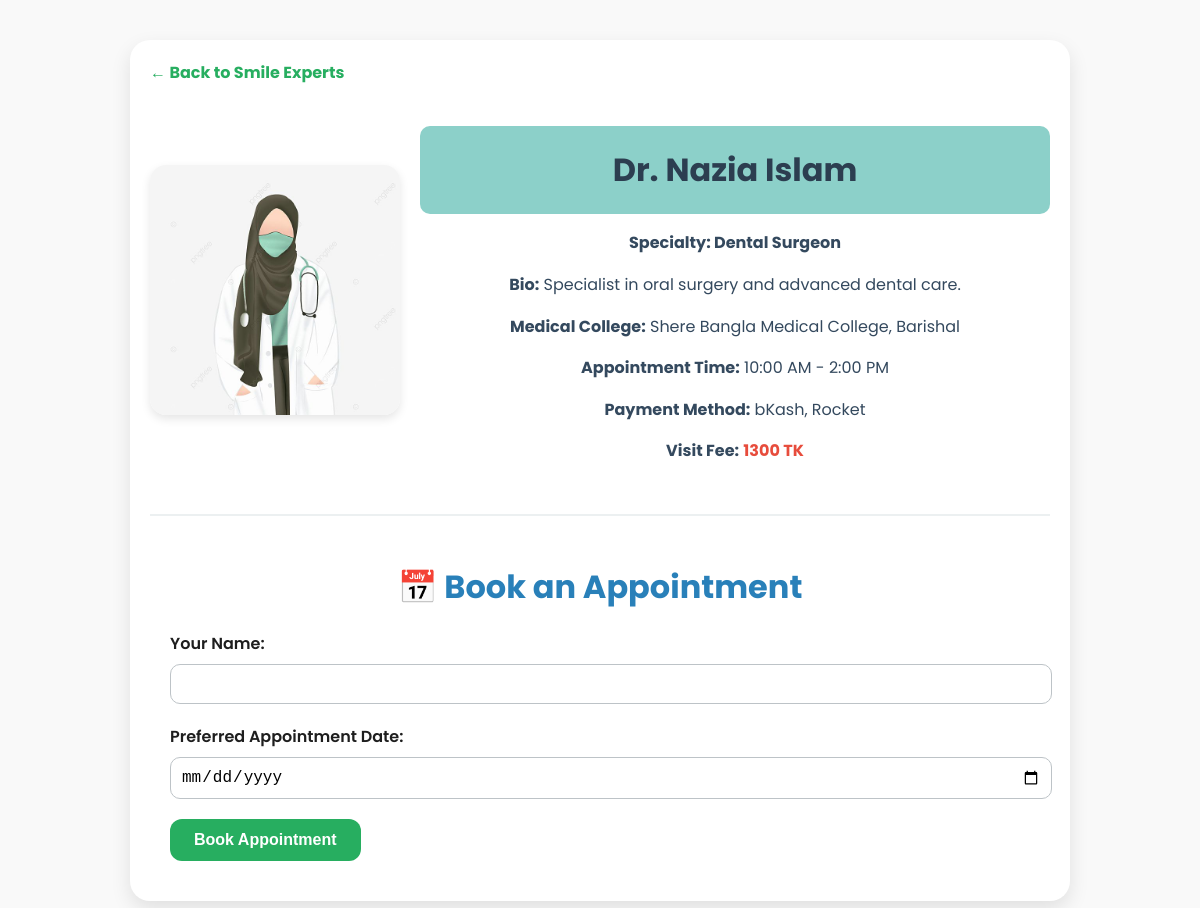
Screenshot of /doctors/smile-experts/41/ with the database file from the repository.
### doctors/models.py (models this page shows, shortened)
class Doctor(models.Model):
    name = models.CharField(max_length=100)
    specialty = models.CharField(max_length=100)
    bio = models.TextField(blank=True)
    medical_college = models.CharField(max_length=150, blank=True)
    appointment_time = models.CharField(max_length=100, blank=True)
    payment_method = models.CharField(max_length=100, default='bKash')
    visit_fee = models.IntegerField(default=1000)
    image = models.ImageField(upload_to='doctor_images/', blank=True, null=True)

### doctors/views.py (the view)
# urls.py: path('smile-experts/<int:doctor_id>/', views.smile_expert_profile, name='smile_expert_profile'),
def smile_expert_profile(request, doctor_id):
    doctor = get_object_or_404(Doctor, id=doctor_id)
    appointment_success = False
    if request.method == 'POST':
        appointment_success = True  # Set to True once booked
    context = {
        'doctor': doctor,
        'appointment_success': appointment_success,
    }
    return render(request, 'doctors/smile_expert_profile.html', context)

### templates/doctors/smile_expert_profile.html (shortened to what this page needs)
{% extends 'base.html' %}
{% load static %}
{% block content %}
<div class="profile-container">
    <a href="/doctors/smile-experts/" class="back-link">← Back to Smile Experts</a>
    <div class="profile-card">
        {% if doctor.image %}
            <img src="{{ doctor.image.url }}" alt="{{ doctor.name }}" class="doctor-image">
        {% else %}
            <div class="no-image">No Image Available</div>
        {% endif %}
        <div class="doctor-details">
            <h1>{{ doctor.name }}</h1>
            <p class="specialty"><strong>Specialty:</strong> {{ doctor.specialty }}</p>
            <p><strong>Bio:</strong> {{ doctor.bio }}</p>
            <p><strong>Medical College:</strong> {{ doctor.medical_college }}</p>
            <p><strong>Appointment Time:</strong> {{ doctor.appointment_time }}</p>
            <p><strong>Payment Method:</strong> {{ doctor.payment_method }}</p>
            <p><strong>Visit Fee:</strong> <span class="fee">{{ doctor.visit_fee }} TK</span></p>
        </div>
    </div>
    <form method="post" class="appointment-form">
        <h2>📅 Book an Appointment</h2>
        <label for="patient_name">Your Name:</label>
        <input type="text" id="patient_name" name="patient_name" required>
        <label for="appointment_date">Preferred Appointment Date:</label>
        <input type="date" id="appointment_date" name="appointment_date" required>
        <button type="submit">Book Appointment</button>
    </form>
</div>
{% endblock %}

### static/css/styles.css (style rules this page uses)
body { background-color: lightblue; margin: 0; padding: 0; font-family: 'Segoe UI', sans-serif; overflow-x: hidden; }
h1 { background-color: rgb(140, 208, 201); color: white; padding: 20px; border-radius: 10px; text-align: center; font-weight: bold; font-size: 2.5rem; }
p { text-align: center; font-size: 1rem; color: #1e1e1e; margin-bottom: 12px; line-height: 1.6; }
body { margin: 0; padding: 0; font-family: 'Segoe UI', sans-serif; background-color: #e8f6f8; color: #1e1e1e; }
h1, h2 { color: #2e2e72; font-size: 2.5rem; margin-bottom: 20px; text-align: center; }
h2 { font-size: 2rem; color: #3c9bd3; }
p { font-size: 1rem; color: #333; line-height: 1.6; }

### templates/doctors/smile_expert_profile.html (style rules this page uses)
body { font-family: 'Poppins', sans-serif; background-color: #f9f9f9; }
.profile-container { max-width: 900px; margin: 40px auto; padding: 20px; background: white; border-radius: 20px; box-shadow: 0 8px 20px rgba(0,0,0,0.1); }
.back-link { display: inline-block; margin-bottom: 20px; text-decoration: none; color: #27ae60; font-weight: bold; transition: color 0.3s; }
.profile-card { display: flex; flex-wrap: wrap; gap: 20px; align-items: center; }
.doctor-image { width: 250px; height: 250px; border-radius: 16px; object-fit: cover; box-shadow: 0 4px 10px rgba(0,0,0,0.1); }
.doctor-details { flex: 1; text-align: left; }
.doctor-details h1 { color: #2c3e50; font-size: 2rem; margin-bottom: 10px; }
.specialty { color: #16a085; font-weight: bold; margin-bottom: 10px; }
.doctor-details p { margin-bottom: 10px; font-size: 1rem; color: #34495e; }
.fee { color: #e74c3c; font-weight: bold; }
.appointment-form { margin-top: 40px; padding: 20px; border-top: 2px solid #ecf0f1; }
.appointment-form h2 { color: #2980b9; margin-bottom: 20px; }
.appointment-form label { display: block; margin-bottom: 8px; font-weight: 600; }
.appointment-form input { width: 100%; padding: 10px; margin-bottom: 20px; border: 1px solid #bdc3c7; border-radius: 10px; font-size: 1rem; }
.appointment-form button { background: #27ae60; color: white; padding: 12px 24px; border: none; border-radius: 12px; font-size: 1rem; font-weight: bold; cursor: pointer; transition: background 0.3s; }

### rows the page displays
Doctor: image (picture), name "Dr. Nazia Islam", specialty "Dental Surgeon", bio "Specialist in oral surgery and advanced dental care.", medical_college "Shere Bangla Medical College, Barishal", appointment_time "10:00 AM - 2:00 PM", payment_method "bKash, Rocket", visit_fee "1300"
